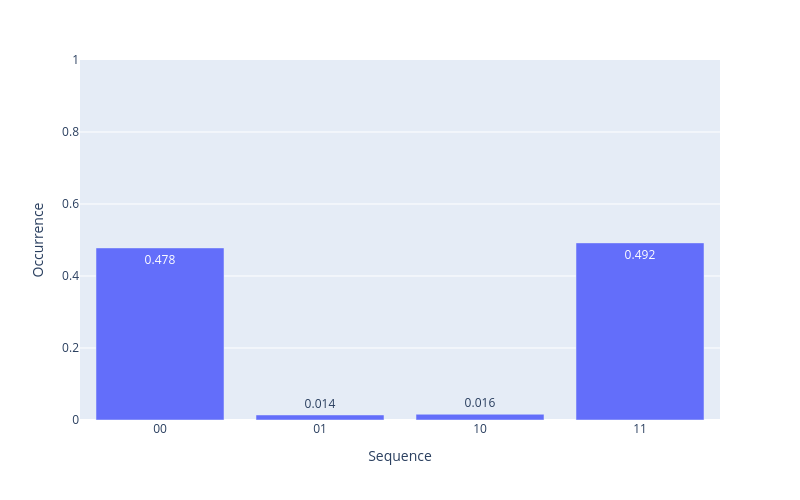

Source (notebook cell):
### Code cell
# Result analisys and graph rendering -- 00
graph = plot.bar(x=data['probs'].keys(), y=data['probs'].values(), labels={"x": "Sequence", "y": "Occurrence"}, range_y=[0,1], height=500, width=800, text_auto=True)
graph.show()

### Figure 1 — Plotly figure (JSON) as saved in the notebook; plotly's stock layout.template omitted (floating-point values rounded to 4 significant figures)
{"data": [{"hovertemplate": "Sequence=%{x}<br>Occurrence=%{y}<extra></extra>", "legendgroup": "", "marker": {"color": "#636efa", "pattern": {"shape": ""}}, "name": "", "orientation": "v", "showlegend": false, "textposition": "auto", "texttemplate": "%{y}", "type": "bar", "x": ["00", "01", "10", "11"], "xaxis": "x", "y": [0.478, 0.014, 0.016, 0.492], "yaxis": "y"}], "layout": {"barmode": "relative", "height": 500, "legend": {"tracegroupgap": 0}, "margin": {"t": 60}, "width": 800, "xaxis": {"anchor": "y", "domain": [0, 1], "title": {"text": "Sequence"}}, "yaxis": {"anchor": "x", "domain": [0, 1], "range": [0, 1], "title": {"text": "Occurrence"}}}}
